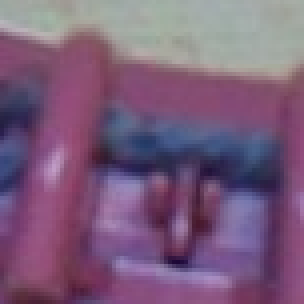
#> input picture codice/neg/shot_20251020_105722_711116_crop.png, 76 x 76 px (shown 4 times larger)
$ python detect_knit_errors.py --in-dir neg   (older library calls are emulated)
#> lines starting #> are read from the running program, lines starting #| are printed output that depends on the picture
#> pass 2 of the loop in process_dir, `for e in exts:`:
#> in process_dir, img is the input picture: shape (76, 76, 3); mean B, G, R 123.3, 92.6, 122.7
#!/usr/bin/env python3
# -*- coding: utf-8 -*-
"""
Riconoscimento headless 'U' corretta vs 'riga orizzontale' su crop di uncini.

Dipendenze:
  sudo apt update
  sudo apt install -y python3-opencv python3-numpy
Esecuzione tipica:
  python3 detect_knit_errors.py --in-dir /home/aless/foto/crops --csv /home/aless/foto/results.csv
"""

import os, glob, csv, argparse, sys
import numpy as np
import cv2
from datetime import datetime

def normalize_img(bgr, target=(96, 96)):
    """Grayscale + CLAHE (robusto a luci/colore del filo) + resize standard."""
#> called with target = (96, 96)
    if bgr.ndim == 3:
        gray = cv2.cvtColor(bgr, cv2.COLOR_BGR2GRAY)
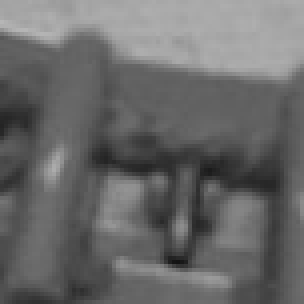
#> gray: shape (76, 76) (shown 4 times larger); min 19, max 182, mean 105.1
    else:
        gray = bgr
    # CLAHE: migliora contrasto locale
    clahe = cv2.createCLAHE(clipLimit=2.0, tileGridSize=(8, 8))
    g = clahe.apply(gray)
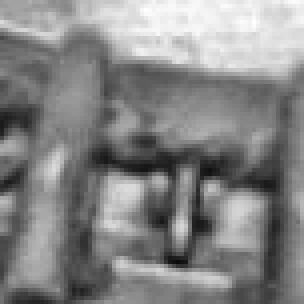
#> g: shape (76, 76) (shown 4 times larger); min 10, max 255, mean 133.3
    if target:
        g = cv2.resize(g, target, interpolation=cv2.INTER_AREA)
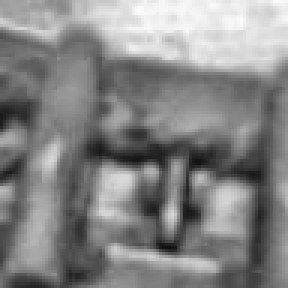
#> g: shape (96, 96) (shown 3 times larger); min 13, max 253, mean 133.2
    return g

def grad_ratio_and_lines(g):
    """Calcola rapporto di gradiente e linee orizzontali rilevate."""
    # Scharr = più robusto del Sobel su dettagli fini
    gx = cv2.Scharr(g, cv2.CV_32F, 1, 0)
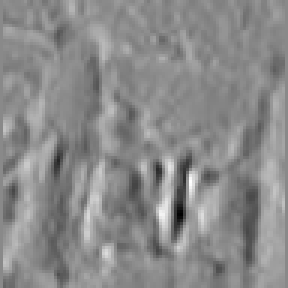
#> gx: shape (96, 96) float32 (shown 3 times larger); min -1777, max 1522, mean 17.3; drawn with min black and max white
    gy = cv2.Scharr(g, cv2.CV_32F, 0, 1)
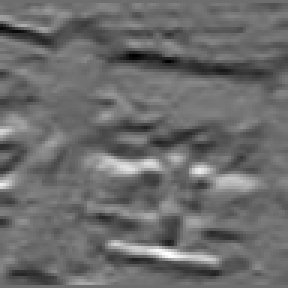
#> gy: shape (96, 96) float32 (shown 3 times larger); min -1332, max 1732, mean -37; drawn with min black and max white
    Sx = float(np.sum(np.abs(gx)))  # vertical edges (cambio lungo x)
#> Sx = 1901995
    Sy = float(np.sum(np.abs(gy)))  # horizontal edges (cambio lungo y)
#> Sy = 2016383
    ratio = Sx / (Sy + 1e-6)
#> ratio = 0.943

    # Canny + Hough per confermare linee quasi orizzontali
    edges = cv2.Canny(g, 30, 90, L2gradient=True)
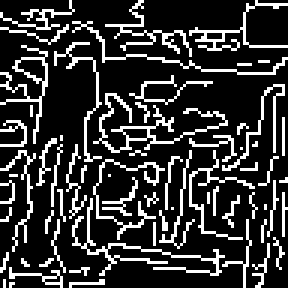
#> edges: shape (96, 96) (shown 3 times larger); 20.5% white in thin lines or dots
    lines = cv2.HoughLinesP(edges, rho=1, theta=np.pi/180, threshold=20,
                            minLineLength=int(0.45 * g.shape[1]), maxLineGap=8)
#> lines = 22 rows, first 6: [11, 52, 17, 3], [6, 8, 95, 15], [9, 4, 92, 87], [25, 80, 93, 89], [2, 61, 93, 83], [14, 93, 73, 38]
    has_horiz = False
    longest = 0
    if lines is not None:
        for (x1, y1, x2, y2) in lines.reshape(-1, 4):
            dx, dy = x2 - x1, y2 - y1
            length = np.hypot(dx, dy)
            if length > longest:
                longest = length
            # orizzontale se |angolo| < 12°
            if abs(dy) <= abs(dx) * np.tan(np.deg2rad(12)):
                has_horiz = True
#> this loop made 22 passes
#> (x1, y1, x2, y2, dx, dy, length, longest) on passes 1 to 3: (11, 52, 17, 3, 6, -49, 49.37, 49.37), (6, 8, 95, 15, 89, 7, 89.27, 89.27), (9, 4, 92, 87, 83, 83, 117.4, 117.4)
#> (x1, y1, x2, y2, dx, dy, length) on passes 4 to 9: (25, 80, 93, 89, 68, 9, 68.59), (2, 61, 93, 83, 91, 22, 93.62), (14, 93, 73, 38, 59, -55, 80.66), (15, 76, 32, 33, 17, -43, 46.24), (31, 94, 77, 48, 46, -46, 65.05), (91, 22, 91, 69, 0, 47, 47)
#> after the loop, longest = 117.4
    return ratio, has_horiz, longest

def classify_image(gray_norm,
                   ratio_thresh=0.85,   # < 0.85 => probabile riga orizzontale
                   require_hough=True):
    ratio, has_h, longest = grad_ratio_and_lines(gray_norm)
#> ratio = 0.943; has_h = True; longest = 117.4
    if ratio < ratio_thresh and (has_h or not require_hough):
        return "ERROR_LINE", ratio, has_h, longest
    else:
        return "OK_U", ratio, has_h, longest

def process_dir(in_dir, csv_path=None, verbose=True):
    paths = []
    exts = ("*.png","*.jpg","*.jpeg","*.bmp")
    for e in exts:
        paths += glob.glob(os.path.join(in_dir, e))
    paths.sort()
    if not paths:
        print(f"[ERR] Nessuna immagine trovata in: {in_dir}")
        sys.exit(1)

    writer = None
    fcsv = None
    if csv_path:
        fcsv = open(csv_path, "w", newline="")
        writer = csv.writer(fcsv)
        writer.writerow(["timestamp","file","class","ratio_Sx_Sy","hough_horizontal","longest_px"])

    ok, err = 0, 0
    for p in paths:
        img = cv2.imread(p, cv2.IMREAD_COLOR)
        if img is None:
            print(f"[WARN] Impossibile leggere {p}")
            continue
        g = normalize_img(img)  # 96x96
        clas, ratio, has_h, longest = classify_image(g)
#> clas = 'OK_U'; ratio = 0.943; has_h = True; longest = 117.4
        if clas == "OK_U":
            ok += 1
        else:
            err += 1
        if verbose:
            print(f"{os.path.basename(p)} -> {clas} | ratio={ratio:.2f} | horiz_line={has_h} | longest={int(longest)}px")
#| shot_20251020_105722_711116_crop.png -> OK_U | ratio=0.94 | horiz_line=True | longest=117px
        if writer:
            writer.writerow([datetime.utcnow().isoformat()+"Z", os.path.basename(p), clas,
                             f"{ratio:.4f}", int(has_h), int(longest)])
#> pass 2 of the loop in process_dir, `for p in paths:`:
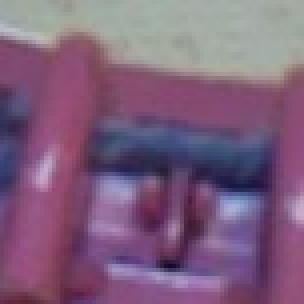
#> input picture codice/neg/shot_20251020_105723_739115_crop.png, 76 x 76 px (shown 4 times larger)
#> in process_dir, img is the input picture: shape (76, 76, 3); mean B, G, R 124.9, 95.5, 126.5
#> in grad_ratio_and_lines (call 2), `gy = cv2.Scharr(g, cv2.CV_32F, 0, 1)`:
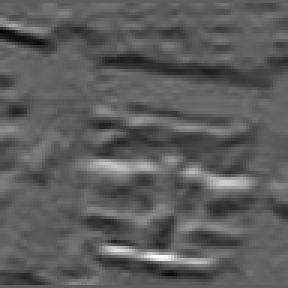
#> gy: shape (96, 96) float32 (shown 3 times larger); min -1384, max 2337, mean -32.3; drawn with min black and max white
#> Sx = 1825414
#> Sy = 2129580
#> in grad_ratio_and_lines (call 2), `ratio = Sx / (Sy + 1e-6)`: ratio = 0.857
#> in grad_ratio_and_lines (call 2), `edges = cv2.Canny(g, 30, 90, L2gradient=True)`:
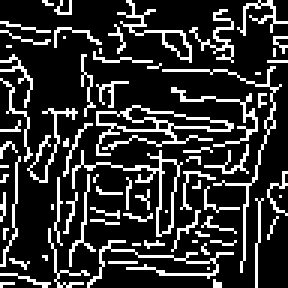
#> edges: shape (96, 96) (shown 3 times larger); 19.7% white in thin lines or dots
#> lines = 15 rows, first 6: [0, 55, 61, 38], [51, 89, 54, 37], [81, 86, 81, 26], [31, 59, 43, 0], [29, 10, 72, 85], [18, 93, 94, 17]
#> the loop in grad_ratio_and_lines (call 2), `for (x1, y1, x2, y2) in lines.reshape(-1, 4):` made 15 passes
#> (x1, y1, x2, y2, dx, dy, length, longest) on passes 1, 5, 6: (0, 55, 61, 38, 61, -17, 63.32, 63.32), (29, 10, 72, 85, 43, 75, 86.45, 86.45), (18, 93, 94, 17, 76, -76, 107.5, 107.5)
#> after the loop in grad_ratio_and_lines (call 2), `for (x1, y1, x2, y2) in lines.reshape(-1, 4):`: longest = 107.5
#> in process_dir, `clas, ratio, has_h, longest = classify_image(g)`: ratio = 0.857; longest = 107.5
#| shot_20251020_105723_739115_crop.png -> OK_U | ratio=0.86 | horiz_line=True | longest=107px
    if fcsv:
        fcsv.close()
    print(f"\n[SUMMARY] OK_U: {ok} | ERROR_LINE: {err} | tot: {ok+err}")

def main():
    ap = argparse.ArgumentParser(description="Riconoscimento U vs riga orizzontale (headless).")
    ap.add_argument("--in-dir", required=True, help="Cartella con i crop (es. /home/aless/foto/crops)")
    ap.add_argument("--csv", default="", help="CSV di output (opzionale)")
    ap.add_argument("--quiet", action="store_true", help="Meno stampe a schermo")
    args = ap.parse_args()
    process_dir(args.in_dir, csv_path=args.csv or None, verbose=not args.quiet)

if __name__ == "__main__":
    main()
